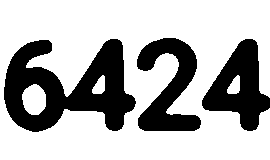
#> input picture ankit/reading-web/output/otsu_basic/captcha.png, 270 x 160 px
$ python -i aa.py   (imports and definitions only)
#> lines starting #> are read from the running program, lines starting #| are printed output that depends on the picture; after the words box and inside, x2 and y2 are one past the last pixel; in counts of white or black regions, pixels touching at a corner belong together
#> further down, picture is the input picture: shape (160, 270, 3); 70.2% white; 3 black regions, box (x1, y1, x2, y2) and area: (4, 39, 136, 132) 6561, (202, 39, 270, 131) 3191, (137, 38, 201, 131) 3143
"""
captcha_ocr.py

Multi-pipeline OCR preprocessing experiment for distorted CAPTCHA images.

For every image in INPUT_FOLDER, this script:
  1. Generates several independent preprocessing variants (Otsu, adaptive
     threshold, CLAHE, sharpened, blackhat/tophat line-removal, etc.)
  2. Runs Tesseract on each variant via image_to_data
  3. Computes the average per-character confidence for each variant
  4. Picks the variant with the highest confidence as the "best" result
  5. Saves every variant to its own subfolder (for visual comparison)
  6. Prints a summary report and writes a CSV log

Requires: opencv-python, numpy, pytesseract, Tesseract-OCR installed locally.
"""

import os
import csv
import cv2
import numpy as np
import pytesseract
from dataclasses import dataclass, field

# --------------------------------------------------------------------------
# CONFIGURATION
# --------------------------------------------------------------------------

# Point this at your local tesseract binary (Windows example shown).
# On Linux/Mac, comment this out if tesseract is already on PATH.
pytesseract.pytesseract.tesseract_cmd = r"C:\Program Files\Tesseract-OCR\tesseract.exe"

INPUT_FOLDER = "captcha"
OUTPUT_FOLDER = "output"
LOG_CSV = os.path.join(OUTPUT_FOLDER, "results_log.csv")

VALID_EXTENSIONS = (".png", ".jpg", ".jpeg", ".bmp", ".tif", ".tiff")

# CAPTCHA text is alphanumeric and mixed-case, so DO NOT whitelist only
# letters - that's exactly what turns '9' into 'O' etc. Keep both cases
# and digits; whitelisting is still useful to block stray symbol noise.
WHITELIST = "ABCDEFGHIJKLMNOPQRSTUVWXYZabcdefghijklmnopqrstuvwxyz0123456789"

# Try a couple of PSMs per image - single-line (7/8) works well once the
# image is cleanly segmented, 13 (raw line, no layout analysis) is a good
# fallback for oddly-shaped CAPTCHA text.
PSM_CANDIDATES = [7, 8, 13]
OEM = 1  # LSTM engine

# [6 lines left out: function build_config, not called in this run]


# --------------------------------------------------------------------------
# DATA STRUCTURES
# --------------------------------------------------------------------------

@dataclass
class VariantResult:
    name: str
    image: np.ndarray
    text: str = ""
    confidence: float = -1.0
    psm_used: int = -1


# --------------------------------------------------------------------------
# PREPROCESSING BUILDING BLOCKS
# --------------------------------------------------------------------------

def resize(img, scale=4):
#> called with scale = 5
    return cv2.resize(img, None, fx=scale, fy=scale, interpolation=cv2.INTER_CUBIC)
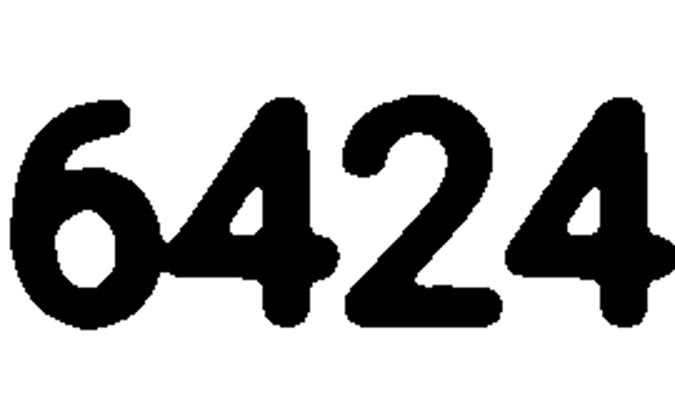
#> returned value: shape (800, 1350, 3) (shown at 1/2 size); min 0, max 255, mean 178.9


def to_gray(img):
    return cv2.cvtColor(img, cv2.COLOR_BGR2GRAY) if img.ndim == 3 else img
#> returned value: shape (800, 1350)


# [20 lines left out: functions apply_clahe, sharpen, denoise, not called in this run]


def remove_lines(gray):
    """Attempt to erase thin straight interference lines (a very common
    CAPTCHA distortion) using directional morphological filtering.
    We detect long horizontal/vertical structures, then inpaint them out."""
    thresh = cv2.threshold(gray, 0, 255, cv2.THRESH_BINARY_INV + cv2.THRESH_OTSU)[1]
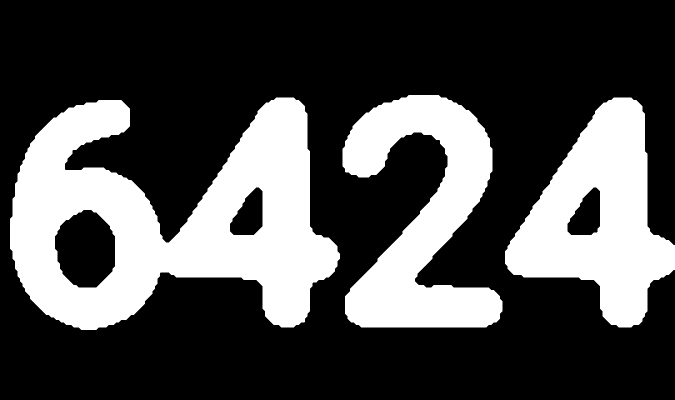
#> thresh: shape (800, 1350) (shown at 1/2 size); 29.8% white; 3 white regions, box (x1, y1, x2, y2) and area: (20, 195, 680, 660) 164031, (1010, 195, 1350, 655) 79779, (685, 190, 1005, 655) 78563

    horiz_kernel = cv2.getStructuringElement(cv2.MORPH_RECT, (25, 1))
    vert_kernel = cv2.getStructuringElement(cv2.MORPH_RECT, (1, 25))

    horiz_lines = cv2.morphologyEx(thresh, cv2.MORPH_OPEN, horiz_kernel, iterations=1)
#> horiz_lines: shape (800, 1350); 29.8% white; 3 white regions, box (x1, y1, x2, y2) and area: (20, 195, 680, 660) 164031, (1010, 195, 1350, 655) 79779, (685, 190, 1005, 655) 78519
    vert_lines = cv2.morphologyEx(thresh, cv2.MORPH_OPEN, vert_kernel, iterations=1)
#> vert_lines: shape (800, 1350); 29.8% white; 3 white regions, box (x1, y1, x2, y2) and area: (20, 195, 675, 660) 163956, (1010, 195, 1350, 655) 79779, (685, 190, 1003, 655) 78519

    line_mask = cv2.bitwise_or(horiz_lines, vert_lines)
    # Dilate mask slightly so inpainting fully covers the line width
    line_mask = cv2.dilate(line_mask, np.ones((3, 3), np.uint8), iterations=1)
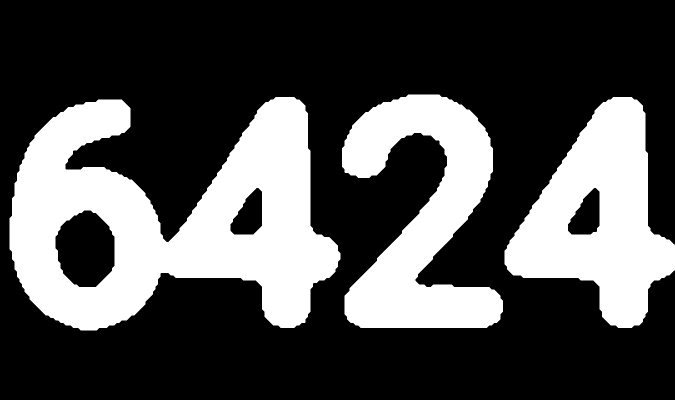
#> line_mask: shape (800, 1350) (shown at 1/2 size); 30.6% white; 3 white regions, box (x1, y1, x2, y2) and area: (19, 194, 681, 661) 168207, (1009, 194, 1350, 656) 81647, (684, 189, 1006, 656) 81047

    inpainted = cv2.inpaint(gray, line_mask, 3, cv2.INPAINT_TELEA)
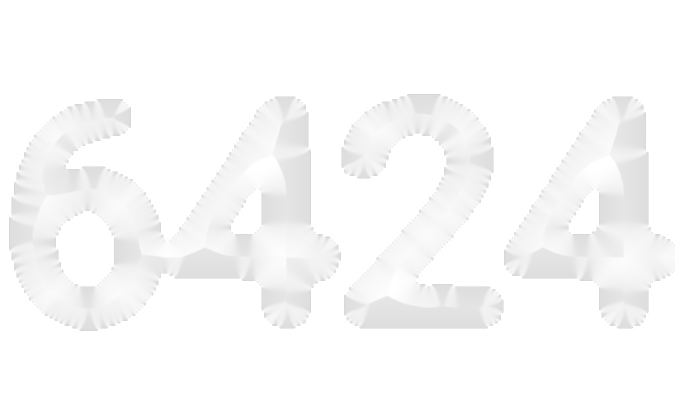
#> inpainted: shape (800, 1350) (shown at 1/2 size); min 202, max 255, mean 249.6
    return inpainted


def otsu_threshold(gray):
    return cv2.threshold(gray, 0, 255, cv2.THRESH_BINARY + cv2.THRESH_OTSU)[1]
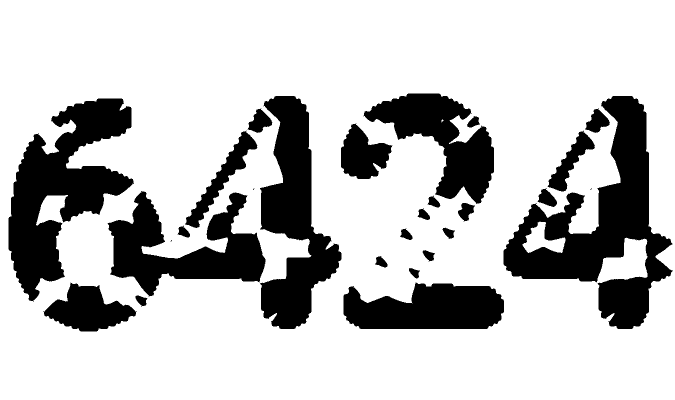
#> returned value: shape (800, 1350) (shown at 1/2 size); 76.6% white; 27 black regions (3 under 20 px), largest, box (x1, y1, x2, y2) and area: (1007, 192, 1346, 658) 56666, (17, 197, 268, 603) 45884, (520, 192, 683, 658) 37564


# [17 lines left out: functions adaptive_threshold, blackhat, tophat, not called in this run]


def morph_clean(binary, open_size=(2, 2), close_size=(3, 3)):
    """Opening removes small speckle noise; closing reconnects character
    strokes that thresholding may have broken."""
#> called with open_size = (2, 2), close_size = (2, 2)
    open_kernel = np.ones(open_size, np.uint8)
    close_kernel = np.ones(close_size, np.uint8)
    opened = cv2.morphologyEx(binary, cv2.MORPH_OPEN, open_kernel)
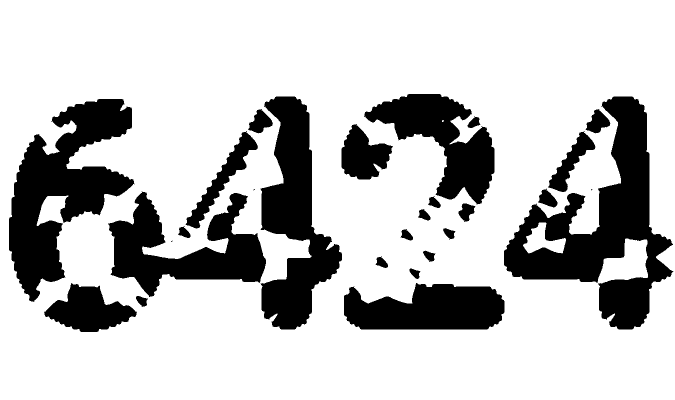
#> opened: shape (800, 1350) (shown at 1/2 size); 76.6% white; 27 black regions (3 under 20 px), largest, box (x1, y1, x2, y2) and area: (1008, 193, 1347, 659) 56719, (18, 198, 269, 604) 45913, (521, 193, 684, 659) 37581
    closed = cv2.morphologyEx(opened, cv2.MORPH_CLOSE, close_kernel)
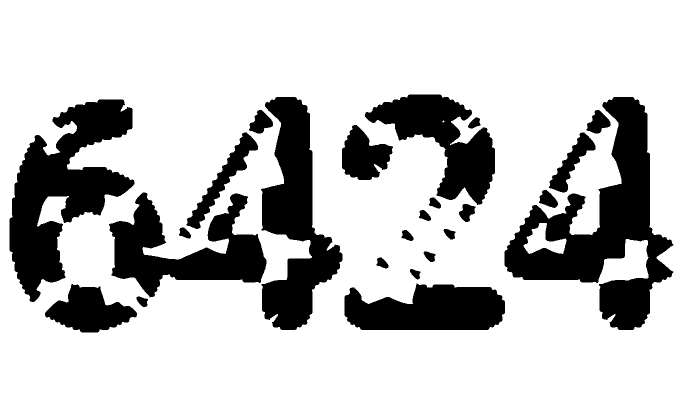
#> closed: shape (800, 1350) (shown at 1/2 size); 76.6% white; 24 black regions, largest, box (x1, y1, x2, y2) and area: (1009, 194, 1347, 660) 56705, (19, 199, 269, 604) 45898, (522, 194, 685, 660) 37574
    return closed


# [71 lines left out: functions deskew, ensure_black_text_on_white, pipeline_otsu_basic, pipeline_adaptive, pipeline_clahe_otsu, pipeline_sharpen_otsu, not called in this run]


def pipeline_line_removal(img):
    """Targets the 'background interference lines confuse OCR' failure
    mode directly by inpainting detected line structures first."""
    gray = to_gray(resize(img, 5))
    gray = remove_lines(gray)
    gray = cv2.bilateralFilter(gray, 9, 75, 75)
    thresh = otsu_threshold(gray)
    return morph_clean(thresh, (2, 2), (2, 2))


# [73 lines left out: functions pipeline_blackhat, pipeline_color_saturation, pipeline_component_filter, pipeline_deskewed_otsu, not called in this run]


PIPELINES = {
    "otsu_basic": pipeline_otsu_basic,
    "adaptive_thresh": pipeline_adaptive,
    "clahe_otsu": pipeline_clahe_otsu,
    "sharpen_otsu": pipeline_sharpen_otsu,
    "line_removal": pipeline_line_removal,
    "blackhat": pipeline_blackhat,
    "deskewed_otsu": pipeline_deskewed_otsu,
    "color_saturation": pipeline_color_saturation,
    "component_filter": pipeline_component_filter,
}


# --------------------------------------------------------------------------
# OCR + CONFIDENCE SCORING
# --------------------------------------------------------------------------

# [158 lines left out: functions run_ocr, ensure_output_dirs, pick_best_variant, process_image, main, not called in this run]


# [2 lines not run here, left out]

>>> import cv2
>>> picture = cv2.imread('output/otsu_basic/captcha.png')
>>> result = pipeline_line_removal(picture)
